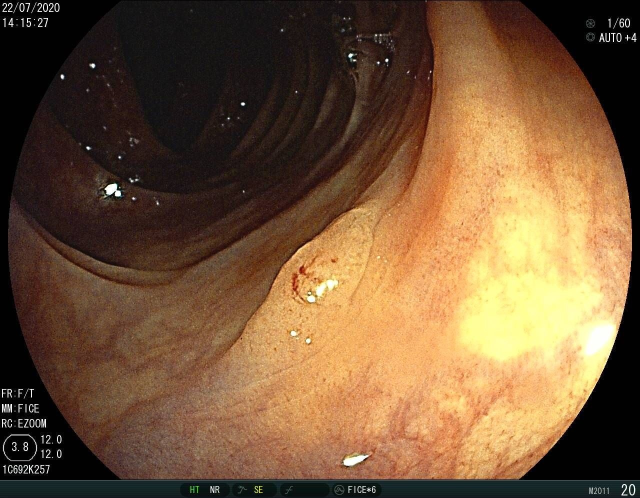
#> input picture deep_learning/DeepUPE/sample_imgs/0a5f3601ad4f13ccf1f4b331a412fc44.jpeg, 1280 x 995 px (shown at 1/2 size); its folder holds only this picture in this run
$ python -i get.py   (imports and definitions only)
#> lines starting #> are read from the running program, lines starting #| are printed output that depends on the picture
import cv2
import numpy as np
import matplotlib.pyplot as plt
import random
from scipy import signal
import cv2
import os

def SmoothingFilter(img,kernal_size=(3,3),stype='average',weight=1,sigma=3):
    size=kernal_size[0]
    pd=(size-1)//2
    row,col=img.shape
    output_img=np.zeros(img.shape)
    img_zp=np.copy(img)
    img=np.pad(img,((pd,pd),(pd,pd)),'constant',constant_values=(0,0))
    gaussian_sum=0
    if stype=='average':
        kernal=np.ones((size,size))/(size*size)
        output_img=signal.convolve2d(img_zp,kernal,'same')
    elif stype=='Weighted average':
        kernal=np.ones((size,size))/(size*size)
        kernal[pd+1,pd+1]*=weight
        output_img=signal.convolve2d(img_zp,kernal,'same')
    elif stype=='gaussian':
        kernal=gaussian_filter(size,0,sigma)
        output_img=signal.convolve2d(img_zp,kernal,'same')
    for i in range(row):
        for j in range(col):
            pixels=np.mat(img[i:i+size,j:j+size])
            if stype=='min':
                output_img[i,j]=np.min(pixels)
            elif stype=='median':
                output_img[i,j]=np.median(np.array(pixels))
            elif stype=='max':
                output_img[i,j]=np.max(pixels)
    return output_img

# def C(rk):
#   # 读取图片灰度直方图
#   # bins为直方图直方柱的取值向量
#   # hist为bins各取值区间上的频数取值
#   hist, bins = np.histogram(rk, 256, [0, 256])
#   # 计算累计分布函数
#   return hist.cumsum()

# # 计算灰度均衡化映射
# def T(rk):
#     cdf = C(rk)
#     # 均衡化
#     cdf = (cdf - cdf.min()) * (255 - 0) / (cdf.max() - cdf.min()) + 0
#     return cdf.astype('uint8')

# [62 lines left out: functions def_equalizehist, change_illu, not called in this run]

# [21 lines not run here, left out]

>>> import cv2
>>> picture = cv2.imread('sample_imgs/0a5f3601ad4f13ccf1f4b331a412fc44.jpeg', cv2.IMREAD_GRAYSCALE)
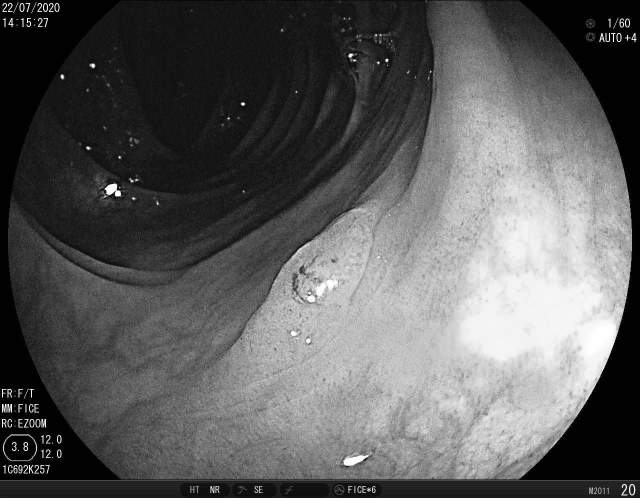
#> picture: shape (995, 1280) (shown at 1/2 size); min 0, max 255, mean 93
>>> result = SmoothingFilter(picture)

$ run again, on deep_learning/DeepUPE/sample_imgs/a1427-IMG_4252.jpg
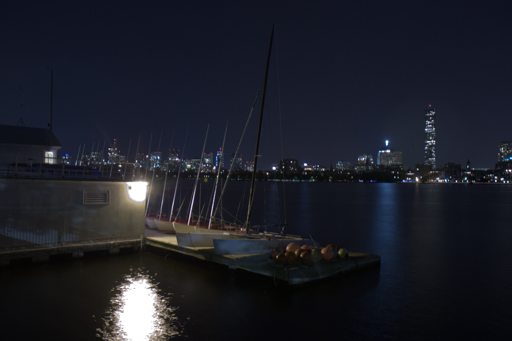
#> input picture deep_learning/DeepUPE/sample_imgs/a1427-IMG_4252.jpg, 512 x 341 px
#> in SmoothingFilter, `img=np.pad(img,((pd,pd),(pd,pd)),'constant',constant_values=(0,0))`:
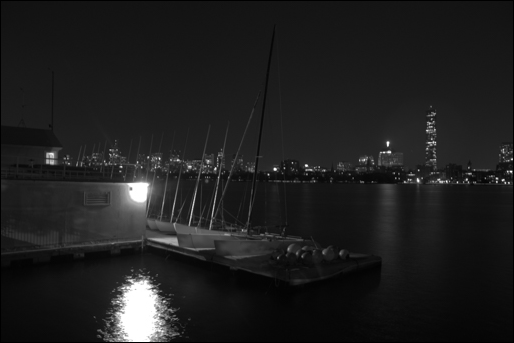
#> img: shape (343, 514); min 0, max 255, mean 30.6

$ run again, on deep_learning/DeepUPE/sample_imgs/a2607-060521_140210__MG_7945.jpg
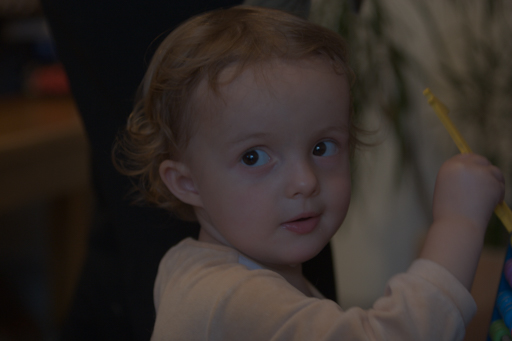
#> input picture deep_learning/DeepUPE/sample_imgs/a2607-060521_140210__MG_7945.jpg, 512 x 341 px
#> `picture = cv2.imread('sample_imgs/0a5f3601ad4f13ccf1f4b331a412fc44.jpe..`:
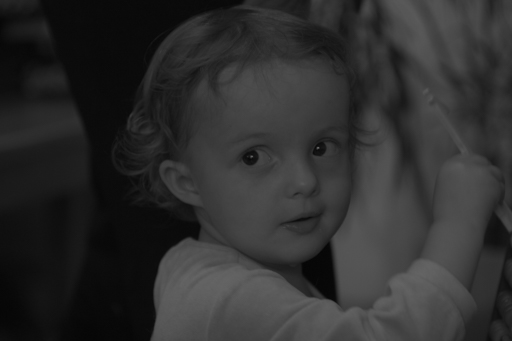
#> picture: shape (341, 512); min 5, max 101, mean 46.5
#> in SmoothingFilter, `output_img=signal.convolve2d(img_zp,kernal,'same')`:
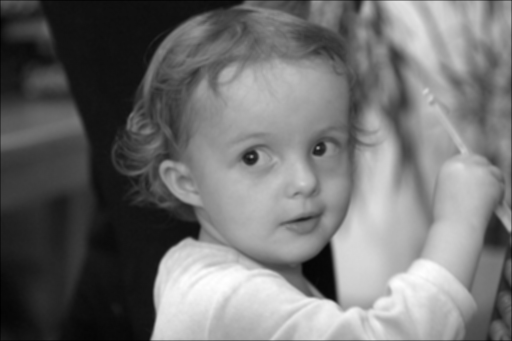
#> output_img: shape (341, 512) float64; min 4, max 99.44, mean 46.3; drawn with min black and max white
